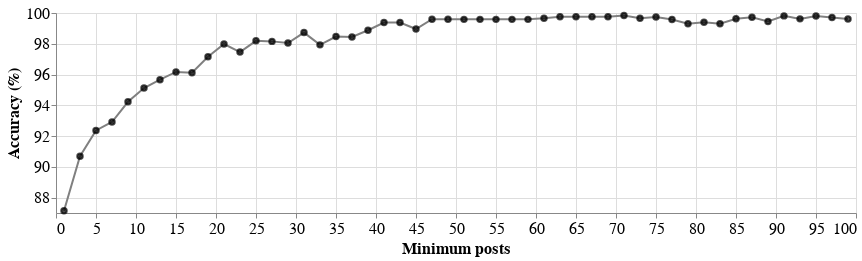

The notebook cell saved with this chart:
### Code cell
dfg = pd.DataFrame(columns = ["Minimum posts", "Accuracy"])
dfg["Minimum posts"] = minposts
dfg["Accuracy"] = accuracies

base = alt.Chart(dfg).mark_point(fill = "black", stroke = "black").encode(
    x = alt.X("Minimum posts"),
    y = alt.Y("Accuracy", title = "Accuracy (%)").scale(zero = False)
).properties(
    width = 800,
    height = 200
)

alt.layer(base.mark_line(color = "grey"), base).configure_axis(titleFontSize = 16, labelFontSize = 16)

### Figure 1 — Vega-Lite specification as saved in the notebook (floating-point values rounded to 4 significant figures)
{"config": {"view": {"continuousWidth": 300, "continuousHeight": 300}, "axis": {"labelFontSize": 16, "titleFontSize": 16}}, "layer": [{"mark": {"type": "line", "color": "grey"}, "encoding": {"x": {"field": "Minimum posts", "type": "quantitative"}, "y": {"field": "Accuracy", "scale": {"zero": false}, "title": "Accuracy (%)", "type": "quantitative"}}}, {"mark": {"type": "point", "fill": "black", "stroke": "black"}, "encoding": {"x": {"field": "Minimum posts", "type": "quantitative"}, "y": {"field": "Accuracy", "scale": {"zero": false}, "title": "Accuracy (%)", "type": "quantitative"}}}], "data": {"name": "data-09c679183f2824a67556f11be1f05ff3"}, "height": 200, "width": 800, "$schema": "https://vega.github.io/schema/vega-lite/v5.20.1.json", "datasets": {"data-09c679183f2824a67556f11be1f05ff3": [{"Minimum posts": 1, "Accuracy": 87.15}, {"Minimum posts": 3, "Accuracy": 90.69}, {"Minimum posts": 5, "Accuracy": 92.36}, {"Minimum posts": 7, "Accuracy": 92.91}, {"Minimum posts": 9, "Accuracy": 94.23}, {"Minimum posts": 11, "Accuracy": 95.12}, {"Minimum posts": 13, "Accuracy": 95.67}, {"Minimum posts": 15, "Accuracy": 96.17}, {"Minimum posts": 17, "Accuracy": 96.11}, {"Minimum posts": 19, "Accuracy": 97.16}, {"Minimum posts": 21, "Accuracy": 97.98}, {"Minimum posts": 23, "Accuracy": 97.46}, {"Minimum posts": 25, "Accuracy": 98.19}, {"Minimum posts": 27, "Accuracy": 98.16}, {"Minimum posts": 29, "Accuracy": 98.05}, {"Minimum posts": 31, "Accuracy": 98.73}, {"Minimum posts": 33, "Accuracy": 97.93}, {"Minimum posts": 35, "Accuracy": 98.47}, {"Minimum posts": 37, "Accuracy": 98.45}, {"Minimum posts": 39, "Accuracy": 98.88}, {"Minimum posts": 41, "Accuracy": 99.38}, {"Minimum posts": 43, "Accuracy": 99.38}, {"Minimum posts": 45, "Accuracy": 98.96}, {"Minimum posts": 47, "Accuracy": 99.59}, {"Minimum posts": 49, "Accuracy": 99.59}, {"Minimum posts": 51, "Accuracy": 99.59}, {"Minimum posts": 53, "Accuracy": 99.59}, {"Minimum posts": 55, "Accuracy": 99.59}, {"Minimum posts": 57, "Accuracy": 99.59}, {"Minimum posts": 59, "Accuracy": 99.59}, {"Minimum posts": 61, "Accuracy": 99.67}, {"Minimum posts": 63, "Accuracy": 99.75}, {"Minimum posts": 65, "Accuracy": 99.75}, {"Minimum posts": 67, "Accuracy": 99.75}, {"Minimum posts": 69, "Accuracy": 99.75}, {"Minimum posts": 71, "Accuracy": 99.83}, {"Minimum posts": 73, "Accuracy": 99.66}, {"Minimum posts": 75, "Accuracy": 99.74}, {"Minimum posts": 77, "Accuracy": 99.57}, {"Minimum posts": 79, "Accuracy": 99.31}, {"Minimum posts": 81, "Accuracy": 99.39}, {"Minimum posts": 83, "Accuracy": 99.31}, {"Minimum posts": 85, "Accuracy": 99.63}, {"Minimum posts": 87, "Accuracy": 99.72}, {"Minimum posts": 89, "Accuracy": 99.45}, {"Minimum posts": 91, "Accuracy": 99.81}, {"Minimum posts": 93, "Accuracy": 99.62}, {"Minimum posts": 95, "Accuracy": 99.81}, {"Minimum posts": 97, "Accuracy": 99.71}, {"Minimum posts": 99, "Accuracy": 99.61}]}}
